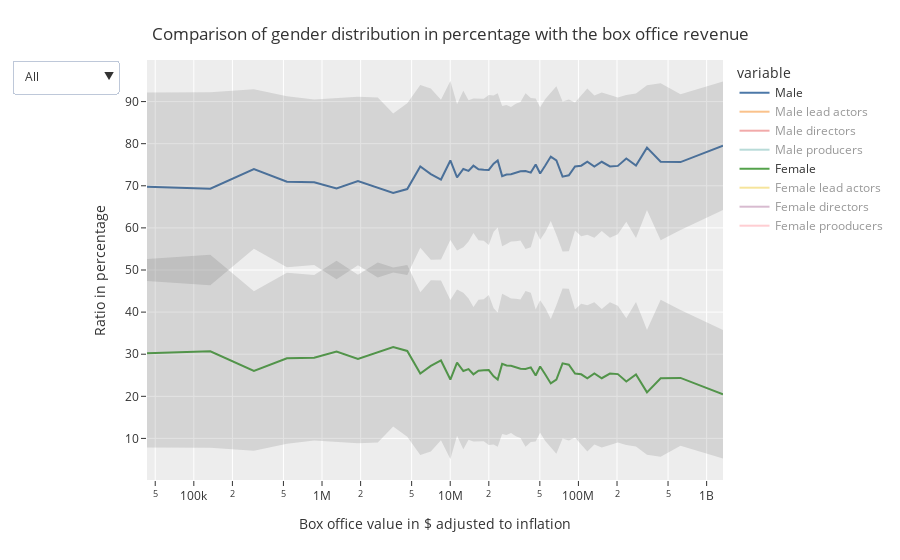

The code cell stored with this chart in its notebook:
### Code cell
# set up start plot
fig = px.line(
    df_box_per_years, 
    y=df_box_per_years.columns, 
    labels={
        'index': 'Box office value in $ adjusted to inflation',
        'box_office_value': 'Box office value in $ adjusted to inflation',
        'value': 'Ratio in percentage',
    },
    log_x=True,
    color_discrete_sequence=px.colors.qualitative.T10,
    template='ggplot2'
)

cat_stds = ['male_all', 'female_all', 'male_actors', 'female_actors', 'male_director', 'female_director', 'male_producer', 'female_producer']
for cat_std in cat_stds:
    fig.add_trace(
        go.Scatter(
            name=cat_std,
            x=list(df_box_per_years.index),
            y=df_box_per_years[cat_std] + df_stds['{}_std'.format(cat_std)],
            mode='lines',
            marker=dict(color="#444"),
            line=dict(width=0),
            showlegend=False
        )
    )
    fig.add_trace(
        go.Scatter(
            name=cat_std,
            x=list(df_box_per_years.index),
            y=df_box_per_years[cat_std] - df_stds['{}_std'.format(cat_std)],
            marker=dict(color="#444"),
            line=dict(width=0),
            mode='lines',
            fillcolor='rgba(68, 68, 68, 0.15)',
            fill='tonexty',
            showlegend=False
        )
    )

# groups and trace visibilities
categories = {
    'All':['male_all', 'female_all'], 
    'Lead Actors':['male_actors', 'female_actors'],
    'Directors':['male_director', 'female_director'],
    'Producers':['male_producer', 'female_producer'],
}
visibleCats = {}
for cat, cols in categories.items():
    visibleCats[cat] = [True if col in cols else 'legendonly' for col in df_box_per_years.columns]

for cat, cols in categories.items():
    vis = [2*[col[:-4] in cols] for col in df_stds.columns]
    visFlat = [item for sublist in vis for item in sublist]
    visibleCats[cat].extend(visFlat)

buttons = []
for cat, vis in visibleCats.items():
    button = dict(label=cat,
                    method = 'restyle',
                    args = ['visible',vis])
    buttons.append(button)

# update layout with buttons                       
fig.update_layout(
    updatemenus=[
        dict(
        type="dropdown",
        direction="down",
        buttons = buttons)
    ],
    hovermode='x'
)

variableNames = {
    'male_all': 'Male',
    'female_all': 'Female',
    'male_actors': 'Male lead actors',
    'female_actors': 'Female lead actors',
    'male_director': 'Male directors',
    'female_director': 'Female directors',
    'male_producer': 'Male producers',
    'female_producer': 'Female prooducers',
}

fig.for_each_trace(
    lambda t: t.update(
        visible = True if t.name in categories['All'] else "legendonly",
        name = variableNames.get(t.name) if variableNames.get(t.name) else t.name
    )
)

fig.update_layout(
    title={
        'text': "Comparison of gender distribution in percentage with the box office revenue",
        'y':0.95,
        'x':0.5,
        'xanchor': 'center',
        'yanchor': 'top'},    
)

# buttons
fig.show()
plotly.offline.plot(fig, filename=os.path.join(PLOTS_PATH, 'gender_ratio_box_office.html'))
